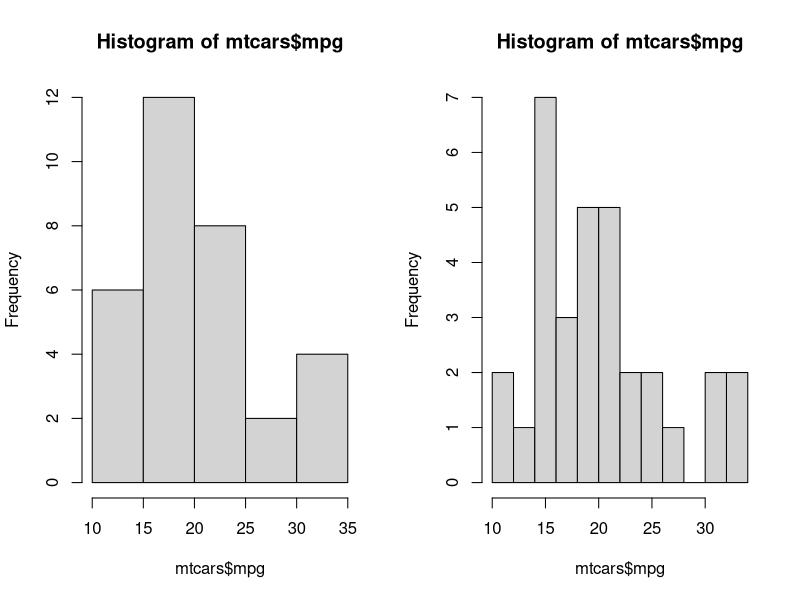
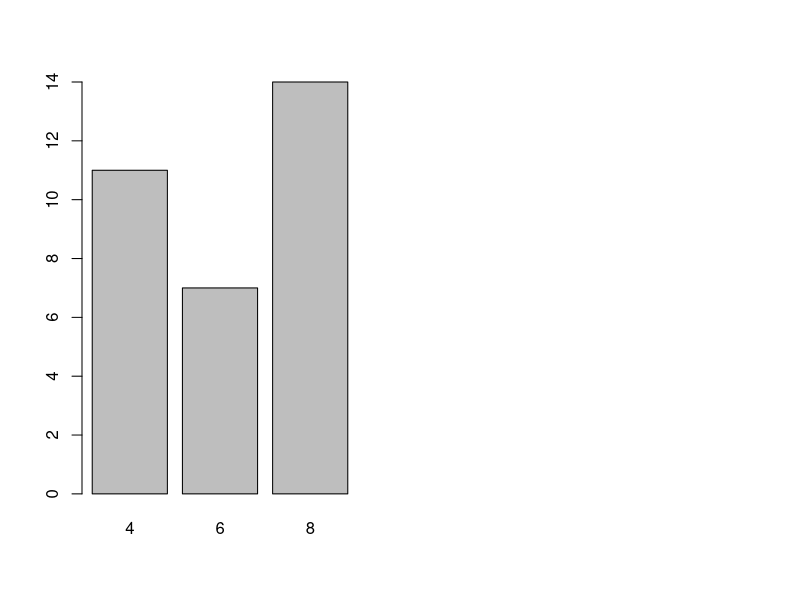
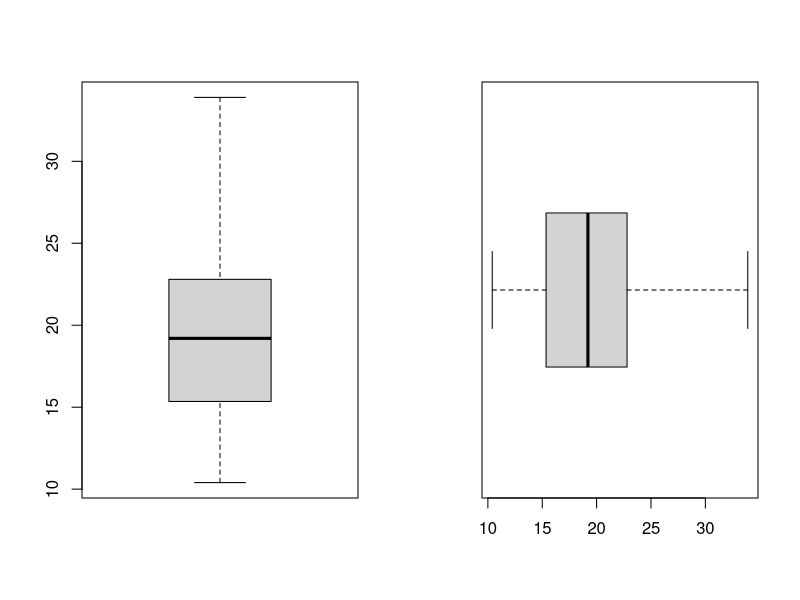
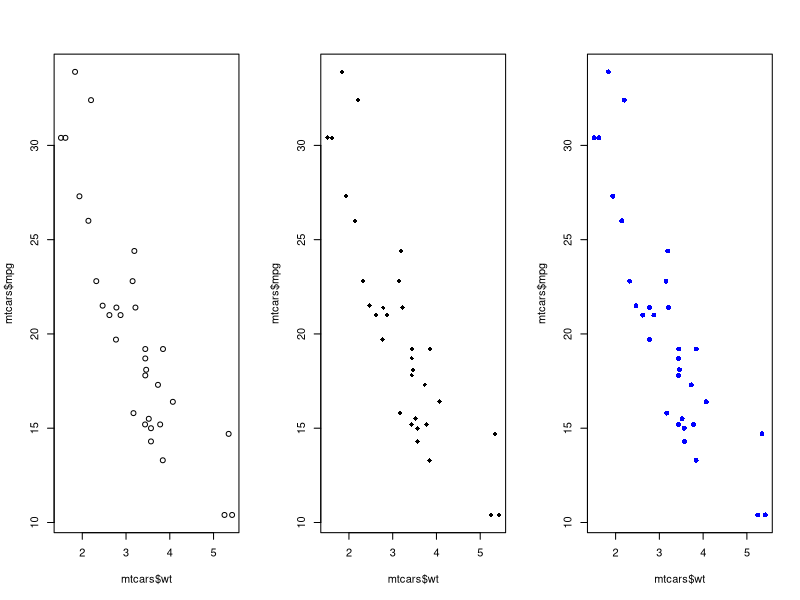
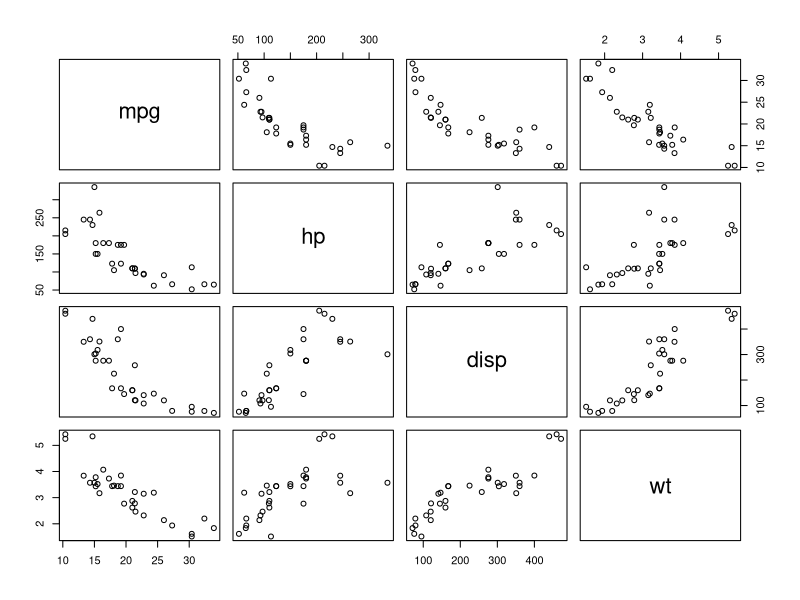
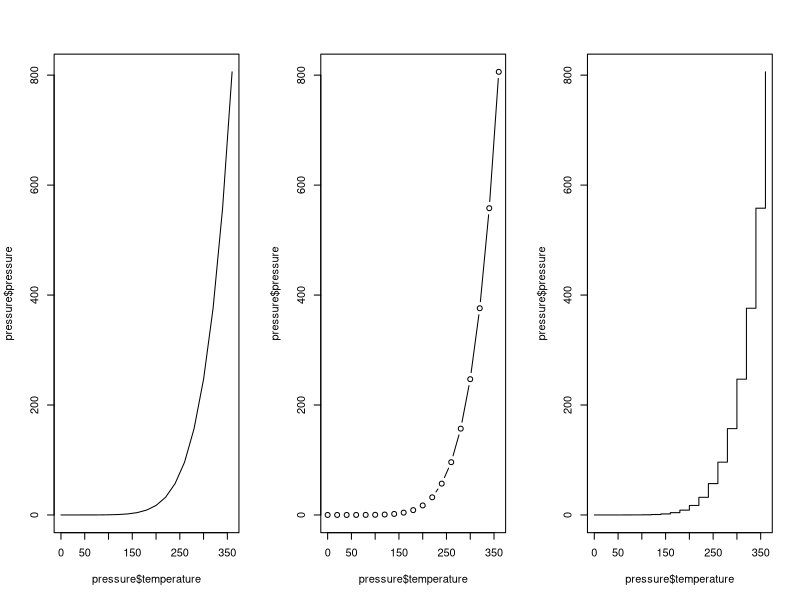
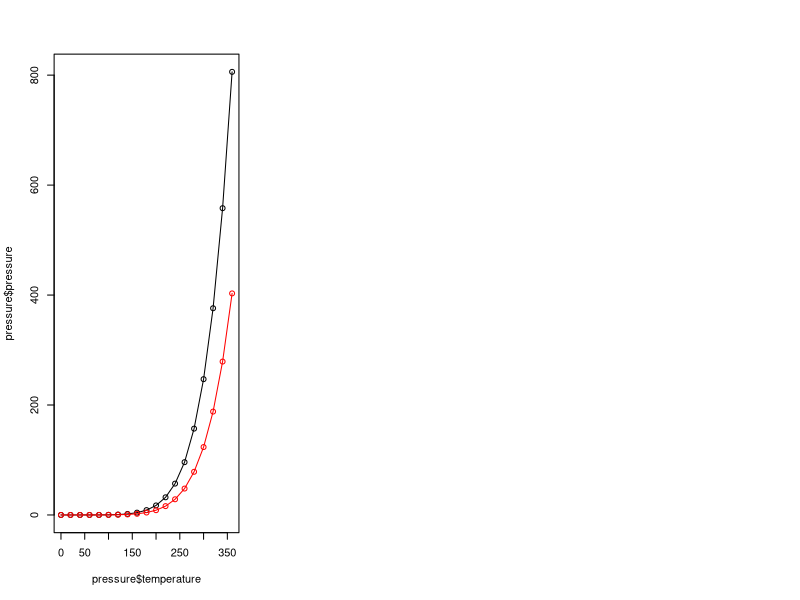
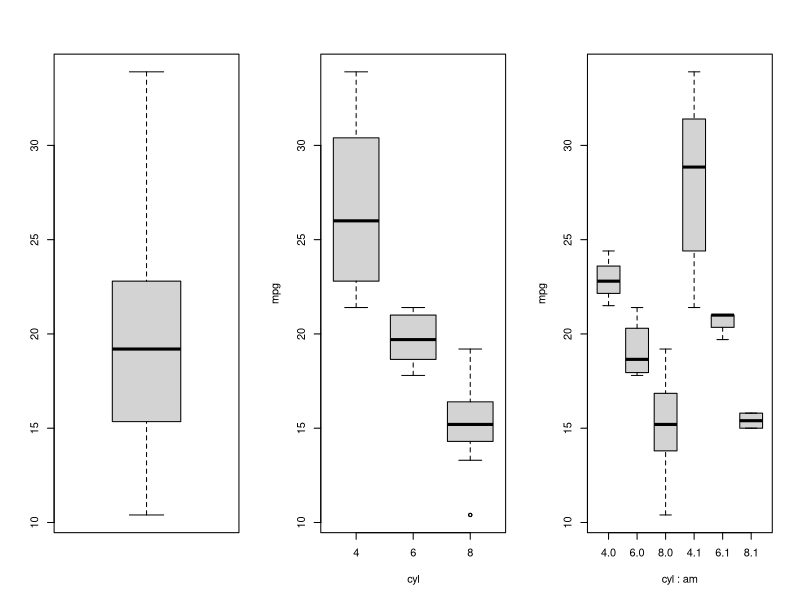

Source code (R) for these figures, in order:
## ---- chunk 1
par(mfrow = c(1, 2))

hist(mtcars$mpg)
hist(mtcars$mpg, breaks = 10)
## ---- chunk 2
mtcars$cyl

table(mtcars$cyl)

barplot(table(mtcars$cyl))
## ---- chunk 3
par(mfrow = c(1, 2))

boxplot(mtcars$mpg)
boxplot(mtcars$mpg, horizontal = TRUE)
## ---- chunk 4
stem(mtcars$mpg)
## ---- chunk 5
par(mfrow = c(1, 3))
plot(x = mtcars$wt, y = mtcars$mpg)
plot(x = mtcars$wt, y = mtcars$mpg, pch = 18)
plot(x = mtcars$wt, y = mtcars$mpg, pch = 16, col = "blue")
## ---- chunk 6
plot(mtcars[, c("mpg", "hp", "disp", "wt")])
## ---- chunk 7
par(mfrow = c(1, 3))
plot(x = pressure$temperature, y = pressure$pressure, type = "l")
plot(x = pressure$temperature, y = pressure$pressure, type = "b")
plot(x = pressure$temperature, y = pressure$pressure, type = "s")
## ---- chunk 8
plot(x = pressure$temperature, y = pressure$pressure, type = "l")       # initial plot
points(x = pressure$temperature, y = pressure$pressure)                 # add points
lines(x = pressure$temperature, y = pressure$pressure/2, col = "red")   # add second line
points(x = pressure$temperature, y = pressure$pressure/2, col = "red")  # add points to second line
## ---- chunk 9
par(mfrow = c(1, 3))

boxplot(mtcars$mpg)
boxplot(mpg ~ cyl, data = mtcars)
boxplot(mpg ~ cyl + am, data = mtcars)
